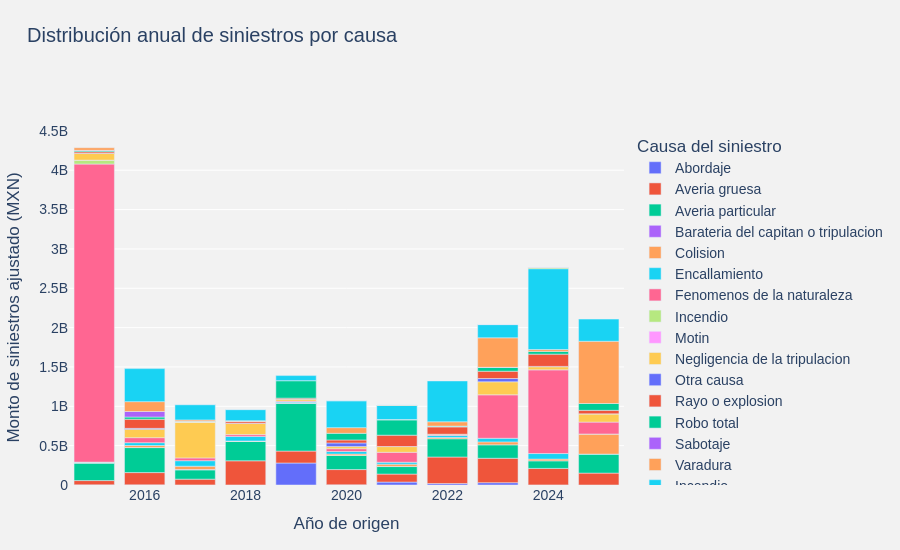

Source (notebook cell):
### Markdown cell above
### 2.2.1 Distribución del monto de siniestros por causa y cuanto cambia por año

- ¿Cuándo ocurren las mayores perdidas?
- ¿Cuáles son las principales causas de perdida?

### Code cell
# --------------------------------------------------
# 2.2.1.  Distribución anual de pérdidas por causa
# --------------------------------------------------

import plotly.express as px

# 1. Identificar las columnas monetarias ajustadas
columnas_pagos = [
    f"{i}_monto pagado_ajustada" for i in range(4)
]

# 2. Calcular el monto total de cada registro
siniestros_analisis = siniestros_ajustados.copy()

siniestros_analisis["monto_total"] = (
    siniestros_analisis[columnas_pagos]
    .sum(axis=1, min_count=1)
)

# 3. Agrupar los siniestros por año y causa
siniestros_anual = (
    siniestros_analisis
    .groupby(["año", "causa_siniestro"], as_index=False)["monto_total"]
    .sum()
    .sort_values("año")
)

# 4. Construir la gráfica de barras apiladas
fig = px.bar(
    siniestros_anual,
    x="año",
    y="monto_total",
    color="causa_siniestro",
    barmode="relative",
    title="Distribución anual de siniestros por causa",
    labels={
        "año": "Año de origen",
        "monto_total": "Monto de siniestros ajustado (MXN)",
        "causa_siniestro": "Causa del siniestro"
    }
)


fig.update_layout(
    template="plotly",

    # Fondo
    paper_bgcolor="#F2F2F2",
    plot_bgcolor="#F2F2F2",

    # Tipografía
    font=dict(
        family="Arial",
        size=14,
        color="#2A4163"
    ),

    # Título
    title=dict(
        x=0.03,
        y=0.95,
        font=dict(size=20)
    ),

    # Espacios
    margin=dict(
        l=65,
        r=40,
        b=65,
        t=130
    ),

    # Interacción
    hovermode="x unified",
    showlegend=True,

    # Dimensiones
    height=550
)

# Eje X
fig.update_xaxes(
    showgrid=False,
    zeroline=False,
    showline=False
)

# Eje Y
fig.update_yaxes(
    showgrid=True,
    gridcolor="white",
    gridwidth=1,
    zeroline=False,
    showline=False
)

fig.show()

### Figure 1 — Plotly figure (JSON) as saved in the notebook; plotly's stock layout.template omitted (floating-point values rounded to 4 significant figures)
{"data": [{"hovertemplate": "Causa del siniestro=Abordaje<br>Año de origen=%{x}<br>Monto de siniestros ajustado (MXN)=%{y}<extra></extra>", "legendgroup": "Abordaje", "marker": {"color": "#636efa", "pattern": {"shape": ""}}, "name": "Abordaje", "orientation": "v", "showlegend": true, "textposition": "auto", "type": "bar", "x": [2015, 2016, 2017, 2018, 2019, 2020, 2021, 2022, 2023, 2024, 2025], "xaxis": "x", "y": [1744000.0, 1794000.0, 1379000.0, 478800.0, 279500000.0, 2547000.0, 36940000.0, 18420000.0, 29720000.0, 1561000.0, 0.0], "yaxis": "y"}, {"hovertemplate": "Causa del siniestro=Averia gruesa<br>Año de origen=%{x}<br>Monto de siniestros ajustado (MXN)=%{y}<extra></extra>", "legendgroup": "Averia gruesa", "marker": {"color": "#EF553B", "pattern": {"shape": ""}}, "name": "Averia gruesa", "orientation": "v", "showlegend": true, "textposition": "auto", "type": "bar", "x": [2015, 2016, 2017, 2018, 2019, 2020, 2021, 2022, 2023, 2024, 2025], "xaxis": "x", "y": [54510000.0, 156100000.0, 73020000.0, 307000000.0, 151700000.0, 193500000.0, 101800000.0, 336900000.0, 310200000.0, 209400000.0, 151000000.0], "yaxis": "y"}, {"hovertemplate": "Causa del siniestro=Averia particular<br>Año de origen=%{x}<br>Monto de siniestros ajustado (MXN)=%{y}<extra></extra>", "legendgroup": "Averia particular", "marker": {"color": "#00cc96", "pattern": {"shape": ""}}, "name": "Averia particular", "orientation": "v", "showlegend": true, "textposition": "auto", "type": "bar", "x": [2015, 2016, 2017, 2018, 2019, 2020, 2021, 2022, 2023, 2024, 2025], "xaxis": "x", "y": [222600000.0, 317500000.0, 117400000.0, 247600000.0, 609200000.0, 179600000.0, 95700000.0, 232300000.0, 170000000.0, 95800000.0, 241600000.0], "yaxis": "y"}, {"hovertemplate": "Causa del siniestro=Barateria del capitan o tripulacion<br>Año de origen=%{x}<br>Monto de siniestros ajustado (MXN)=%{y}<extra></extra>", "legendgroup": "Barateria del capitan o tripulacion", "marker": {"color": "#ab63fa", "pattern": {"shape": ""}}, "name": "Barateria del capitan o tripulacion", "orientation": "v", "showlegend": true, "textposition": "auto", "type": "bar", "x": [2015, 2016, 2017, 2018, 2019, 2020, 2021, 2025], "xaxis": "x", "y": [48150.0, 1780000.0, 5073000.0, 68450.0, 975500.0, 41360.0, 1182000.0, 0.0], "yaxis": "y"}, {"hovertemplate": "Causa del siniestro=Colision<br>Año de origen=%{x}<br>Monto de siniestros ajustado (MXN)=%{y}<extra></extra>", "legendgroup": "Colision", "marker": {"color": "#FFA15A", "pattern": {"shape": ""}}, "name": "Colision", "orientation": "v", "showlegend": true, "textposition": "auto", "type": "bar", "x": [2015, 2016, 2017, 2018, 2019, 2020, 2021, 2022, 2023, 2024, 2025], "xaxis": "x", "y": [8724000.0, 24710000.0, 42020000.0, 3711000.0, 4111000.0, 17980000.0, 29450000.0, 16120000.0, 37790000.0, 22590000.0, 255500000.0], "yaxis": "y"}, {"hovertemplate": "Causa del siniestro=Encallamiento<br>Año de origen=%{x}<br>Monto de siniestros ajustado (MXN)=%{y}<extra></extra>", "legendgroup": "Encallamiento", "marker": {"color": "#19d3f3", "pattern": {"shape": ""}}, "name": "Encallamiento", "orientation": "v", "showlegend": true, "textposition": "auto", "type": "bar", "x": [2015, 2016, 2017, 2018, 2019, 2020, 2021, 2022, 2023, 2024, 2025], "xaxis": "x", "y": [3493000.0, 35760000.0, 69960000.0, 58520000.0, 10850000.0, 31200000.0, 24010000.0, 24670000.0, 45890000.0, 70370000.0, 0.0], "yaxis": "y"}, {"hovertemplate": "Causa del siniestro=Fenomenos de la naturaleza<br>Año de origen=%{x}<br>Monto de siniestros ajustado (MXN)=%{y}<extra></extra>", "legendgroup": "Fenomenos de la naturaleza", "marker": {"color": "#FF6692", "pattern": {"shape": ""}}, "name": "Fenomenos de la naturaleza", "orientation": "v", "showlegend": true, "textposition": "auto", "type": "bar", "x": [2015, 2016, 2017, 2018, 2019, 2020, 2021, 2022, 2023, 2024, 2025], "xaxis": "x", "y": [3787000000.0, 63860000.0, 35270000.0, 23050000.0, 10320000.0, 36670000.0, 126600000.0, 11220000.0, 552300000.0, 1063000000.0, 150900000.0], "yaxis": "y"}, {"hovertemplate": "Causa del siniestro=Incendio<br>Año de origen=%{x}<br>Monto de siniestros ajustado (MXN)=%{y}<extra></extra>", "legendgroup": "Incendio", "marker": {"color": "#B6E880", "pattern": {"shape": ""}}, "name": "Incendio", "orientation": "v", "showlegend": true, "textposition": "auto", "type": "bar", "x": [2015], "xaxis": "x", "y": [47680000.0], "yaxis": "y"}, {"hovertemplate": "Causa del siniestro=Motin<br>Año de origen=%{x}<br>Monto de siniestros ajustado (MXN)=%{y}<extra></extra>", "legendgroup": "Motin", "marker": {"color": "#FF97FF", "pattern": {"shape": ""}}, "name": "Motin", "orientation": "v", "showlegend": true, "textposition": "auto", "type": "bar", "x": [2015], "xaxis": "x", "y": [1983000.0], "yaxis": "y"}, {"hovertemplate": "Causa del siniestro=Negligencia de la tripulacion<br>Año de origen=%{x}<br>Monto de siniestros ajustado (MXN)=%{y}<extra></extra>", "legendgroup": "Negligencia de la tripulacion", "marker": {"color": "#FECB52", "pattern": {"shape": ""}}, "name": "Negligencia de la tripulacion", "orientation": "v", "showlegend": true, "textposition": "auto", "type": "bar", "x": [2015, 2016, 2017, 2018, 2019, 2020, 2021, 2022, 2023, 2024, 2025], "xaxis": "x", "y": [85660000.0, 108000000.0, 456300000.0, 142400000.0, 23330000.0, 26110000.0, 72540000.0, 5757000.0, 165400000.0, 39830000.0, 104800000.0], "yaxis": "y"}, {"hovertemplate": "Causa del siniestro=Otra causa<br>Año de origen=%{x}<br>Monto de siniestros ajustado (MXN)=%{y}<extra></extra>", "legendgroup": "Otra causa", "marker": {"color": "#636efa", "pattern": {"shape": ""}}, "name": "Otra causa", "orientation": "v", "showlegend": true, "textposition": "auto", "type": "bar", "x": [2015, 2016, 2017, 2018, 2019, 2020, 2021, 2023, 2024, 2025], "xaxis": "x", "y": [2085000.0, 10290000.0, 18820.0, 2712000.0, 255800.0, 46690000.0, 821100.0, 41800000.0, 4177000.0, 43470.0], "yaxis": "y"}, {"hovertemplate": "Causa del siniestro=Rayo o explosion<br>Año de origen=%{x}<br>Monto de siniestros ajustado (MXN)=%{y}<extra></extra>", "legendgroup": "Rayo o explosion", "marker": {"color": "#EF553B", "pattern": {"shape": ""}}, "name": "Rayo o explosion", "orientation": "v", "showlegend": true, "textposition": "auto", "type": "bar", "x": [2015, 2016, 2017, 2018, 2019, 2020, 2021, 2022, 2023, 2024, 2025], "xaxis": "x", "y": [18620000.0, 116200000.0, 651200.0, 20380000.0, 13630000.0, 38080000.0, 144100000.0, 92610000.0, 92760000.0, 155900000.0, 44860000.0], "yaxis": "y"}, {"hovertemplate": "Causa del siniestro=Robo total<br>Año de origen=%{x}<br>Monto de siniestros ajustado (MXN)=%{y}<extra></extra>", "legendgroup": "Robo total", "marker": {"color": "#00cc96", "pattern": {"shape": ""}}, "name": "Robo total", "orientation": "v", "showlegend": true, "textposition": "auto", "type": "bar", "x": [2015, 2016, 2017, 2018, 2019, 2020, 2021, 2022, 2023, 2024, 2025], "xaxis": "x", "y": [14090000.0, 27740000.0, 8026000.0, 3409000.0, 222400000.0, 84420000.0, 194000000.0, 10310000.0, 47840000.0, 34480000.0, 86870000.0], "yaxis": "y"}, {"hovertemplate": "Causa del siniestro=Sabotaje<br>Año de origen=%{x}<br>Monto de siniestros ajustado (MXN)=%{y}<extra></extra>", "legendgroup": "Sabotaje", "marker": {"color": "#ab63fa", "pattern": {"shape": ""}}, "name": "Sabotaje", "orientation": "v", "showlegend": true, "textposition": "auto", "type": "bar", "x": [2015, 2016, 2017, 2022, 2023], "xaxis": "x", "y": [4404000.0, 70520000.0, 1183000.0, 60410.0, 1807000.0], "yaxis": "y"}, {"hovertemplate": "Causa del siniestro=Varadura<br>Año de origen=%{x}<br>Monto de siniestros ajustado (MXN)=%{y}<extra></extra>", "legendgroup": "Varadura", "marker": {"color": "#FFA15A", "pattern": {"shape": ""}}, "name": "Varadura", "orientation": "v", "showlegend": true, "textposition": "auto", "type": "bar", "x": [2015, 2016, 2017, 2018, 2019, 2020, 2021, 2022, 2023, 2024, 2025], "xaxis": "x", "y": [32430000.0, 125100000.0, 16970000.0, 8192000.0, 79850.0, 72200000.0, 4786000.0, 55010000.0, 375000000.0, 23670000.0, 790900000.0], "yaxis": "y"}, {"hovertemplate": "Causa del siniestro=Incendio <br>Año de origen=%{x}<br>Monto de siniestros ajustado (MXN)=%{y}<extra></extra>", "legendgroup": "Incendio ", "marker": {"color": "#19d3f3", "pattern": {"shape": ""}}, "name": "Incendio ", "orientation": "v", "showlegend": true, "textposition": "auto", "type": "bar", "x": [2016, 2017, 2018, 2019, 2020, 2021, 2022, 2023, 2024, 2025], "xaxis": "x", "y": [419700000.0, 194200000.0, 140300000.0, 63960000.0, 341800000.0, 182800000.0, 518800000.0, 168200000.0, 1027000000.0, 281400000.0], "yaxis": "y"}, {"hovertemplate": "Causa del siniestro=Motin <br>Año de origen=%{x}<br>Monto de siniestros ajustado (MXN)=%{y}<extra></extra>", "legendgroup": "Motin ", "marker": {"color": "#FF6692", "pattern": {"shape": ""}}, "name": "Motin ", "orientation": "v", "showlegend": true, "textposition": "auto", "type": "bar", "x": [2017, 2021, 2023], "xaxis": "x", "y": [1371.0, 254900.0, 233300.0], "yaxis": "y"}, {"hovertemplate": "Causa del siniestro=Huelgas y Alborotos populares<br>Año de origen=%{x}<br>Monto de siniestros ajustado (MXN)=%{y}<extra></extra>", "legendgroup": "Huelgas y Alborotos populares", "marker": {"color": "#B6E880", "pattern": {"shape": ""}}, "name": "Huelgas y Alborotos populares", "orientation": "v", "showlegend": true, "textposition": "auto", "type": "bar", "x": [2018, 2020, 2024], "xaxis": "x", "y": [1595000.0, 0.0, 16800000.0], "yaxis": "y"}, {"hovertemplate": "Causa del siniestro=Guerra y Secuestro<br>Año de origen=%{x}<br>Monto de siniestros ajustado (MXN)=%{y}<extra></extra>", "legendgroup": "Guerra y Secuestro", "marker": {"color": "#FF97FF", "pattern": {"shape": ""}}, "name": "Guerra y Secuestro", "orientation": "v", "showlegend": true, "textposition": "auto", "type": "bar", "x": [2021, 2023, 2024], "xaxis": "x", "y": [35070.0, 0.0, 2122000.0], "yaxis": "y"}, {"hovertemplate": "Causa del siniestro=Terrorismo<br>Año de origen=%{x}<br>Monto de siniestros ajustado (MXN)=%{y}<extra></extra>", "legendgroup": "Terrorismo", "marker": {"color": "#FECB52", "pattern": {"shape": ""}}, "name": "Terrorismo", "orientation": "v", "showlegend": true, "textposition": "auto", "type": "bar", "x": [2021], "xaxis": "x", "y": [1928000.0], "yaxis": "y"}], "layout": {"barmode": "relative", "font": {"color": "#2A4163", "family": "Arial", "size": 14}, "height": 550, "hovermode": "x unified", "legend": {"title": {"text": "Causa del siniestro"}, "tracegroupgap": 0}, "margin": {"b": 65, "l": 65, "r": 40, "t": 130}, "paper_bgcolor": "#F2F2F2", "plot_bgcolor": "#F2F2F2", "showlegend": true, "title": {"font": {"size": 20}, "text": "Distribución anual de siniestros por causa", "x": 0.03, "y": 0.95}, "xaxis": {"anchor": "y", "domain": [0, 1], "showgrid": false, "showline": false, "title": {"text": "Año de origen"}, "zeroline": false}, "yaxis": {"anchor": "x", "domain": [0, 1], "gridcolor": "white", "gridwidth": 1, "showgrid": true, "showline": false, "title": {"text": "Monto de siniestros ajustado (MXN)"}, "zeroline": false}}}
